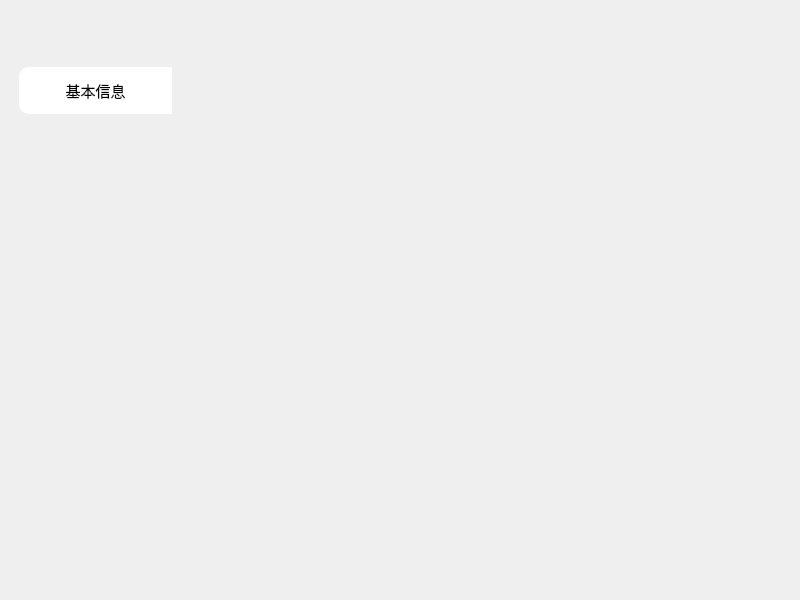
<?xml version="1.0" encoding="UTF-8"?>
<ui version="4.0">
 <class>SetBaseGuideWidget</class>
 <widget class="QWidget" name="SetBaseGuideWidget">
  <property name="geometry">
   <rect>
    <x>0</x>
    <y>0</y>
    <width>800</width>
    <height>600</height>
   </rect>
  </property>
  <property name="windowTitle">
   <string>Form</string>
  </property>
  <layout class="QVBoxLayout" name="verticalLayout">
   <property name="spacing">
    <number>0</number>
   </property>
   <property name="leftMargin">
    <number>0</number>
   </property>
   <property name="topMargin">
    <number>0</number>
   </property>
   <property name="rightMargin">
    <number>0</number>
   </property>
   <property name="bottomMargin">
    <number>0</number>
   </property>
   <item>
    <widget class="QWidget" name="widget" native="true">
     <widget class="QPushButton" name="pushButton">
      <property name="geometry">
       <rect>
        <x>217</x>
        <y>152</y>
        <width>300</width>
        <height>150</height>
       </rect>
      </property>
      <property name="text">
       <string/>
      </property>
      <property name="flat">
       <bool>true</bool>
      </property>
     </widget>
     <widget class="QLabel" name="label">
      <property name="geometry">
       <rect>
        <x>19</x>
        <y>67</y>
        <width>153</width>
        <height>47</height>
       </rect>
      </property>
      <property name="styleSheet">
       <string notr="true">background-color: rgb(255, 255, 255);
font-size:15px;
border-top-left-radius:10px;
border-bottom-left-radius:10px;

</string>
      </property>
      <property name="text">
       <string>基本信息</string>
      </property>
      <property name="alignment">
       <set>Qt::AlignCenter</set>
      </property>
     </widget>
    </widget>
   </item>
  </layout>
 </widget>
 <resources/>
 <connections/>
</ui>
